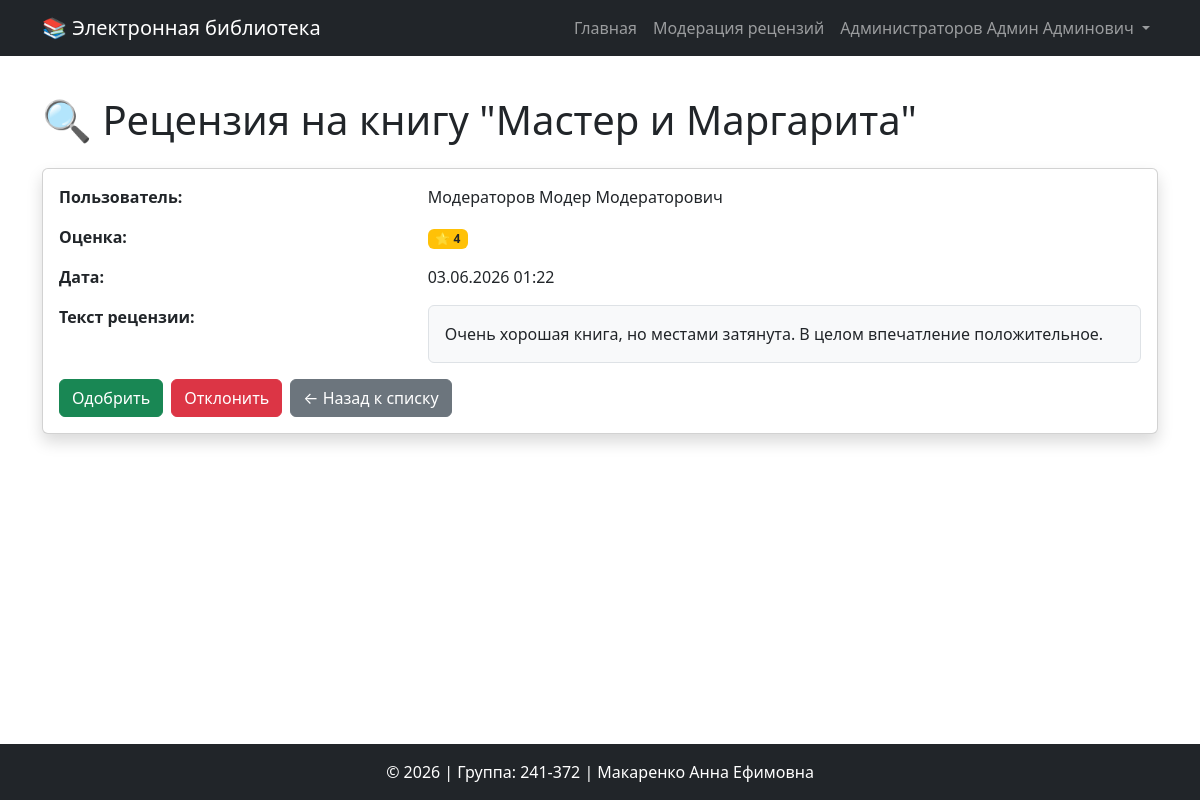
The app's page /moderation/review/2 (signed in) with its own data.
### app/models.py (models this page shows, shortened)
class User(UserMixin, db.Model):
    __tablename__ = 'users'
    id = db.Column(db.Integer, primary_key=True)
    login = db.Column(db.String(80), unique=True, nullable=False)
    password_hash = db.Column(db.String(200), nullable=False)
    last_name = db.Column(db.String(100), nullable=False)
    first_name = db.Column(db.String(100), nullable=False)
    middle_name = db.Column(db.String(100))
    role_id = db.Column(db.Integer, db.ForeignKey('roles.id'), nullable=False)
    created_at = db.Column(db.DateTime, default=datetime.utcnow)
    role = db.relationship('Role', back_populates='users')
    reviews = db.relationship('Review', back_populates='user', cascade='all, delete-orphan')
    @property
    def full_name(self):
        parts = [self.last_name, self.first_name, self.middle_name or '']
        return ' '.join(p for p in parts if p)

class Book(db.Model):
    __tablename__ = 'books'
    id = db.Column(db.Integer, primary_key=True)
    title = db.Column(db.String(200), nullable=False)
    short_description = db.Column(db.Text, nullable=False)
    year = db.Column(db.Integer, nullable=False)
    publisher = db.Column(db.String(200), nullable=False)
    author = db.Column(db.String(200), nullable=False)
    pages = db.Column(db.Integer, nullable=False)
    created_at = db.Column(db.DateTime, default=datetime.utcnow)
    genres = db.relationship('Genre', secondary=book_genre, back_populates='books')
    cover = db.relationship('Cover', back_populates='book', uselist=False, cascade='all, delete-orphan')
    reviews = db.relationship('Review', back_populates='book', cascade='all, delete-orphan')

class Review(db.Model):
    __tablename__ = 'reviews'
    id = db.Column(db.Integer, primary_key=True)
    rating = db.Column(db.Integer, nullable=False)
    text = db.Column(db.Text, nullable=False)
    created_at = db.Column(db.DateTime, default=datetime.utcnow)
    book_id = db.Column(db.Integer, db.ForeignKey('books.id', ondelete='CASCADE'), nullable=False)
    user_id = db.Column(db.Integer, db.ForeignKey('users.id', ondelete='CASCADE'), nullable=False)
    status_id = db.Column(db.Integer, db.ForeignKey('review_statuses.id'), nullable=False)
    book = db.relationship('Book', back_populates='reviews')
    user = db.relationship('User', back_populates='reviews')
    status = db.relationship('ReviewStatus', back_populates='reviews')

### app/moderation.py (the view)
@bp.route('/review/<int:review_id>')
@login_required
def review_detail(review_id):
    if current_user.role.name != 'moderator' and current_user.role.name != 'admin':
        flash('У вас недостаточно прав для выполнения данного действия.', 'danger')
        return redirect(url_for('main.index'))
    review = Review.query.get_or_404(review_id)
    return render_template('moderation/review_detail.html', review=review)

### app/__init__.py (called while the page is built)
@login_manager.user_loader
def load_user(user_id):
    from app.models import User
    return User.query.get(int(user_id))

### app/templates/moderation/review_detail.html
{% extends 'base.html' %}
{% block content %}
<h1 class="mb-4">🔍 Рецензия на книгу "{{ review.book.title }}"</h1>
<div class="card shadow">
    <div class="card-body">
        <div class="row mb-3">
            <div class="col-md-4"><strong>Пользователь:</strong></div>
            <div class="col-md-8">{{ review.user.full_name }}</div>
        </div>
        <div class="row mb-3">
            <div class="col-md-4"><strong>Оценка:</strong></div>
            <div class="col-md-8"><span class="badge bg-warning text-dark">⭐ {{ review.rating }}</span></div>
        </div>
        <div class="row mb-3">
            <div class="col-md-4"><strong>Дата:</strong></div>
            <div class="col-md-8">{{ review.created_at.strftime('%d.%m.%Y %H:%M') }}</div>
        </div>
        <div class="row mb-3">
            <div class="col-md-4"><strong>Текст рецензии:</strong></div>
            <div class="col-md-8">
                <div class="border p-3 rounded bg-light">
                    {{ review.text | safe }}
                </div>
            </div>
        </div>
        <div class="d-flex gap-2">
            <form method="POST" action="{{ url_for('moderation.approve_review', review_id=review.id) }}">
                <button type="submit" class="btn btn-success">Одобрить</button>
            </form>
            <form method="POST" action="{{ url_for('moderation.reject_review', review_id=review.id) }}">
                <button type="submit" class="btn btn-danger">Отклонить</button>
            </form>
            <a href="{{ url_for('moderation.reviews') }}" class="btn btn-secondary">← Назад к списку</a>
        </div>
    </div>
</div>
{% endblock %}

### app/templates/base.html (shortened to what this page needs)
<!DOCTYPE html>
<html lang="ru">
<head>
    <link href="https://cdn.jsdelivr.net/npm/bootstrap@5.3.0/dist/css/bootstrap.min.css" rel="stylesheet">
    <link rel="stylesheet" href="https://cdn.jsdelivr.net/npm/easymde@2.18.0/dist/easymde.min.css">
    <link rel="stylesheet" href="{{ url_for('static', filename='styles.css') }}">
</head>
<body>
    <nav class="navbar navbar-expand-lg navbar-dark bg-dark">
        <div class="container">
            <a class="navbar-brand" href="{{ url_for('main.index') }}">📚 Электронная библиотека</a>
            <div class="collapse navbar-collapse" id="navbarNav">
                <ul class="navbar-nav ms-auto">
                    <li class="nav-item">
                        <a class="nav-link" href="{{ url_for('main.index') }}">Главная</a>
                    </li>
                    {% if current_user.is_authenticated %}
                        {% if current_user.role.name in ['moderator', 'admin'] %}
                            <li class="nav-item">
                                <a class="nav-link" href="{{ url_for('moderation.reviews') }}">Модерация рецензий</a>
                            </li>
                        {% endif %}
                        <li class="nav-item dropdown">
                            <a class="nav-link dropdown-toggle" href="#" id="userDropdown" data-bs-toggle="dropdown">
                                {{ current_user.full_name }}
                            </a>
                        </li>
                    {% else %}
                        <li class="nav-item">
                            <a class="nav-link" href="{{ url_for('auth.login') }}">Войти</a>
                        </li>
                    {% endif %}
                </ul>
            </div>
        </div>
    </nav>
    <main class="container my-4">
        {% block content %}{% endblock %}
    </main>
    <footer class="bg-dark text-white text-center py-3 mt-5">
        <p class="mb-0">© 2026 | Группа: 241-372 | Макаренко Анна Ефимовна</p>
    </footer>
</body>
</html>

### app/static/styles.css (style rules this page uses)
.card { transition: transform 0.2s; }
footer { margin-top: auto; }
body { min-height: 100vh; display: flex; flex-direction: column; }
main { flex: 1; }

### records on screen
User: full_name "Администраторов Админ Админович"
Book: book "Мастер и Маргарита"
User: user.full_name "Модераторов Модер Модераторович"
Review: rating "4", created_at "03.06.2026 01:22", text "Очень хорошая книга, но местами затянута. В целом впечатление положительное."
